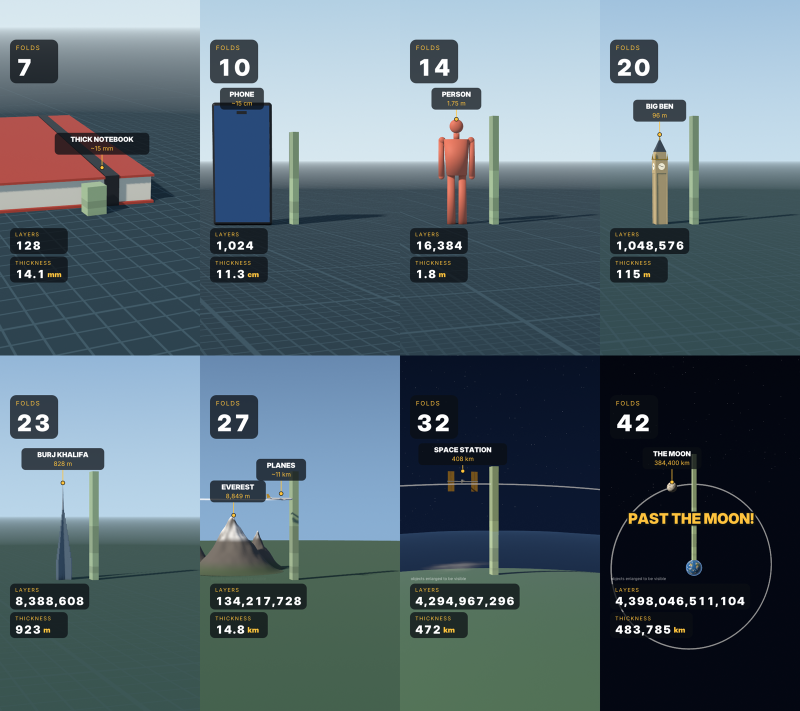
#> input picture banknote_preview_beats.png, 1600 x 1422 px (shown at 1/2 size)
$ python -i post.py   (imports and definitions only)
#> lines starting #> are read from the running program, lines starting #| are printed output that depends on the picture
#> further down, picture is the input picture: shape (1422, 1600, 3); mean B, G, R 113.3, 104.4, 87
"""Compositing + motion graphics + encode.

Reads the Cycles frames, upscales them to 1080x1920, adds heat-haze, bloom,
grade, vignette, grain, whip/zoom transitions and draws all 2D motion
graphics (headers, tracked labels, callouts, kinetic type) at native
resolution, then pipes the result into ffmpeg.

    python post.py --timeline out/timeline.json --frames-dir out/frames \
                   --audio out/soundtrack.wav --out out/pepperoni_pizza_3d.mp4
"""
import argparse
import json
import math
import os
import subprocess
import sys

import cv2
import numpy as np
from PIL import Image, ImageDraw, ImageFilter, ImageFont

ROOT = os.path.dirname(os.path.abspath(__file__))
sys.path.insert(0, ROOT)
import config as C  # noqa: E402

W, H = C.RES_X, C.RES_Y
CREAM, RED, GOLD, INK = C.BRAND["cream"], C.BRAND["red"], C.BRAND["gold"], C.BRAND["ink"]
UI = getattr(C, "UI_SCALE", 1.0)   # size of all 2D motion graphics


# ----------------------------------------------------------------- easing --
def clamp(x, a=0.0, b=1.0):
    return a if x < a else b if x > b else x


def seg(f, a, b):
    return clamp((f - a) / float(b - a)) if b != a else float(f >= a)


def eout(t, p=3):
    t = clamp(t)
    return 1 - (1 - t) ** p


def ein(t, p=3):
    return clamp(t) ** p


def eback(t, s=1.7):
    t = clamp(t) - 1
    return t * t * ((s + 1) * t + s) + 1


_fonts = {}


# [5 lines left out: function font, not called in this run]


# ------------------------------------------------------------ text tools ---
_tl_cache = {}


# [51 lines left out: functions text_layer, _text_layer, paste, not called in this run]


def rrect(d, box, r, fill):
    d.rounded_rectangle(box, radius=r, fill=fill)


SAFE = 28          # px: no label or callout is drawn closer than this to the frame edge


# [26 lines left out: function label_layout, not called in this run]


# --------------------------------------------------------------- overlays ---
class Overlays:
    # [207 lines left out: functions __init__, anchor, draw, o_header, o_label, o_callout and 5 more, not called in this run]


_grid = None


# [11 lines left out: function haze, not called in this run]


def bloom(im, strength=0.22):
#> called with strength = 0.22
    lum = im.max(axis=2, keepdims=True)
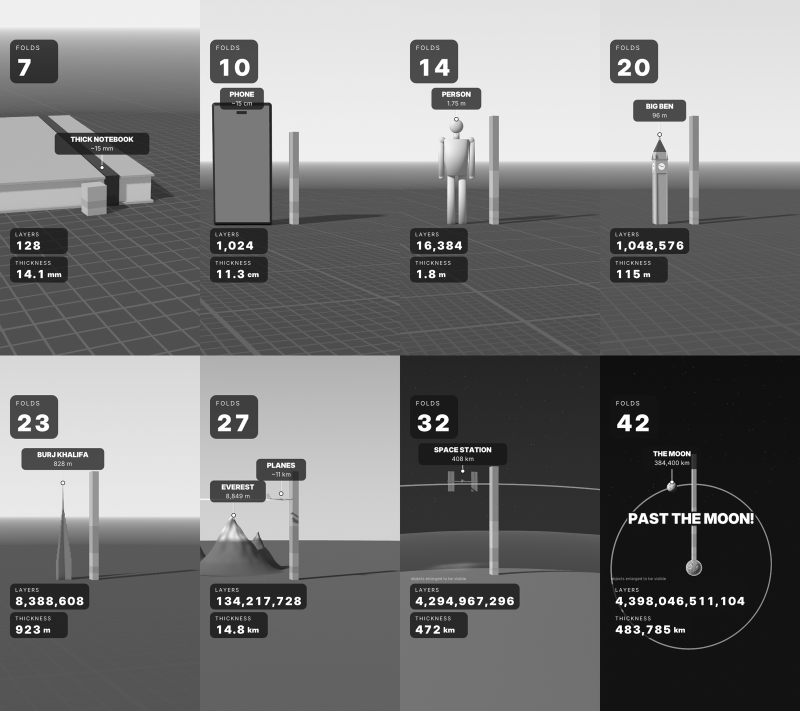
#> lum: shape (1422, 1600, 1) (shown at 1/2 size); min 0, max 255, mean 118.2
    hi = im * np.clip((lum - 0.62) / 0.38, 0, 1)
    sm = cv2.resize(hi, (W // 4, H // 4), interpolation=cv2.INTER_AREA)
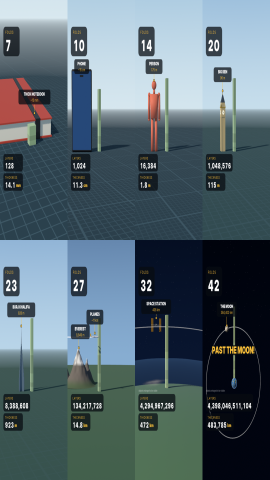
#> sm: shape (480, 270, 3) float64; mean B, G, R 113.3, 104.4, 87; drawn with min black and max white
    b = cv2.GaussianBlur(sm, (0, 0), 6) * 0.6 + cv2.GaussianBlur(sm, (0, 0), 18) * 0.4
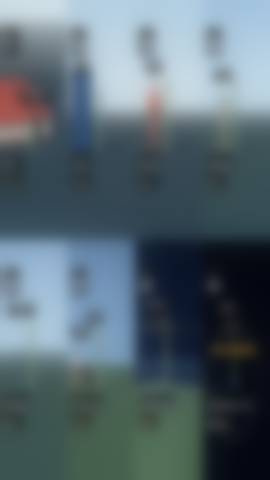
#> b: shape (480, 270, 3) float64; mean B, G, R 113.3, 104.4, 87
#> (the run stopped early here; a loop or call above may not have finished)
